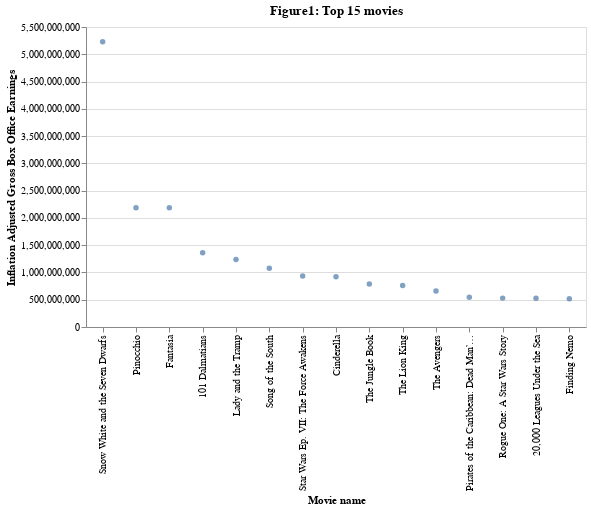

The code cell stored with this chart in its notebook:
### Code cell
# now plot it using altair
top_15_movies_plot = (
    alt.Chart(top_15_movies, width=500, height=300)
    .mark_circle()
    .encode(
        x=alt.X("movie_title:O", sort="-y", title="Movie name"),
        y=alt.Y("inflation_adjusted_gross:Q", title="Inflation Adjusted Gross Box Office Earnings"),
    )
    .properties(title="Figure1: Top 15 movies")
)
top_15_movies_plot

### Figure 1 — Vega-Lite specification as saved in the notebook (floating-point values rounded to 4 significant figures)
{"config": {"view": {"continuousWidth": 400, "continuousHeight": 300}}, "data": {"name": "data-bddecb343e7d24d858ffe7f3aac83272"}, "mark": "circle", "encoding": {"x": {"type": "ordinal", "field": "movie_title", "sort": "-y", "title": "Movie name"}, "y": {"type": "quantitative", "field": "inflation_adjusted_gross", "title": "Inflation Adjusted Gross Box Office Earnings"}}, "height": 300, "title": "Figure1: Top 15 movies", "width": 500, "$schema": "https://vega.github.io/schema/vega-lite/v4.8.1.json", "datasets": {"data-bddecb343e7d24d858ffe7f3aac83272": [{"movie_title": "Snow White and the Seven Dwarfs", "release_date": "1937-12-21T00:00:00", "genre": "Musical", "MPAA_rating": "G", "total_gross": 184900000.0, "inflation_adjusted_gross": 5229000000.0, "release_year": 1937}, {"movie_title": "Pinocchio", "release_date": "1940-02-09T00:00:00", "genre": "Adventure", "MPAA_rating": "G", "total_gross": 84300000.0, "inflation_adjusted_gross": 2188000000.0, "release_year": 1940}, {"movie_title": "Fantasia", "release_date": "1940-11-13T00:00:00", "genre": "Musical", "MPAA_rating": "G", "total_gross": 83320000.0, "inflation_adjusted_gross": 2187000000.0, "release_year": 1940}, {"movie_title": "101 Dalmatians", "release_date": "1961-01-25T00:00:00", "genre": "Comedy", "MPAA_rating": "G", "total_gross": 153000000.0, "inflation_adjusted_gross": 1363000000.0, "release_year": 1961}, {"movie_title": "Lady and the Tramp", "release_date": "1955-06-22T00:00:00", "genre": "Drama", "MPAA_rating": "G", "total_gross": 93600000.0, "inflation_adjusted_gross": 1236000000.0, "release_year": 1955}, {"movie_title": "Song of the South", "release_date": "1946-11-12T00:00:00", "genre": "Adventure", "MPAA_rating": "G", "total_gross": 65000000.0, "inflation_adjusted_gross": 1079000000.0, "release_year": 1946}, {"movie_title": "Star Wars Ep. VII: The Force Awakens", "release_date": "2015-12-18T00:00:00", "genre": "Adventure", "MPAA_rating": "PG-13", "total_gross": 936700000.0, "inflation_adjusted_gross": 936700000.0, "release_year": 2015}, {"movie_title": "Cinderella", "release_date": "1950-02-15T00:00:00", "genre": "Drama", "MPAA_rating": "G", "total_gross": 85000000.0, "inflation_adjusted_gross": 920600000.0, "release_year": 1950}, {"movie_title": "The Jungle Book", "release_date": "1967-10-18T00:00:00", "genre": "Musical", "MPAA_rating": "Not Rated", "total_gross": 141800000.0, "inflation_adjusted_gross": 789600000.0, "release_year": 1967}, {"movie_title": "The Lion King", "release_date": "1994-06-15T00:00:00", "genre": "Adventure", "MPAA_rating": "G", "total_gross": 422800000.0, "inflation_adjusted_gross": 761600000.0, "release_year": 1994}, {"movie_title": "The Avengers", "release_date": "2012-05-04T00:00:00", "genre": "Action", "MPAA_rating": "PG-13", "total_gross": 623300000.0, "inflation_adjusted_gross": 660100000.0, "release_year": 2012}, {"movie_title": "Pirates of the Caribbean: Dead Man’…", "release_date": "2006-07-07T00:00:00", "genre": "Adventure", "MPAA_rating": "PG-13", "total_gross": 423300000.0, "inflation_adjusted_gross": 544800000.0, "release_year": 2006}, {"movie_title": "Rogue One: A Star Wars Story", "release_date": "2016-12-16T00:00:00", "genre": "Adventure", "MPAA_rating": "PG-13", "total_gross": 529500000.0, "inflation_adjusted_gross": 529500000.0, "release_year": 2016}, {"movie_title": "20,000 Leagues Under the Sea", "release_date": "1954-12-23T00:00:00", "genre": "Adventure", "MPAA_rating": "Not Rated", "total_gross": 28200000.0, "inflation_adjusted_gross": 528300000.0, "release_year": 1954}, {"movie_title": "Finding Nemo", "release_date": "2003-05-30T00:00:00", "genre": "Adventure", "MPAA_rating": "G", "total_gross": 380500000.0, "inflation_adjusted_gross": 518100000.0, "release_year": 2003}]}}
